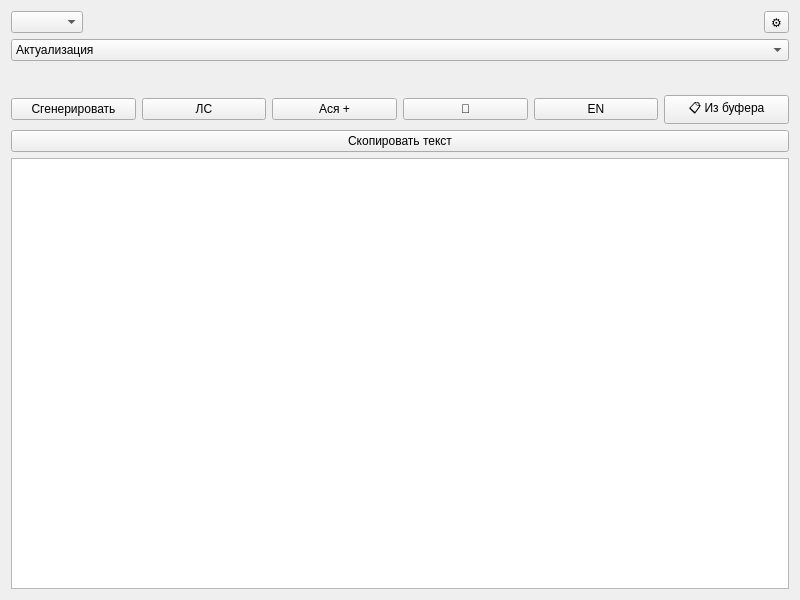
<?xml version="1.0" encoding="UTF-8"?>
<ui version="4.0">
 <class>MainWindow</class>
 <widget class="QMainWindow" name="MainWindow">
  <property name="geometry">
   <rect>
    <x>0</x>
    <y>0</y>
    <width>800</width>
    <height>600</height>
   </rect>
  </property>
  <property name="windowTitle">
   <string>Генератор шаблонов встреч</string>
  </property>
  <widget class="QWidget" name="centralwidget">
   <layout class="QVBoxLayout" name="mainLayout">
    <item>
     <layout class="QHBoxLayout" name="headerLayout">
      <item>
       <widget class="QComboBox" name="themeComboBox"/>
      </item>
      <item>
       <spacer name="headerSpacer">
        <property name="orientation">
         <enum>Qt::Horizontal</enum>
        </property>
        <property name="sizeHint" stdset="0">
         <size>
          <width>40</width>
          <height>20</height>
         </size>
        </property>
       </spacer>
      </item>
      <item>
       <widget class="QToolButton" name="settingsButton">
        <property name="text">
         <string>⚙</string>
        </property>
       </widget>
      </item>
     </layout>
    </item>
    <item>
     <widget class="QComboBox" name="typeComboBox">
      <item>
       <property name="text">
        <string>Актуализация</string>
       </property>
      </item>
      <item>
       <property name="text">
        <string>Обмен</string>
       </property>
      </item>
      <item>
       <property name="text">
        <string>Разовая встреча</string>
       </property>
      </item>
     </widget>
    </item>
    <item>
     <widget class="QWidget" name="fieldsWidget">
      <layout class="QVBoxLayout" name="fieldsLayout"/>
     </widget>
    </item>
    <item>
     <layout class="QHBoxLayout" name="actionLayout">
      <item>
       <widget class="QPushButton" name="generateButton">
        <property name="text">
         <string>Сгенерировать</string>
        </property>
       </widget>
      </item>
      <item>
       <widget class="QPushButton" name="asyaButton">
        <property name="text">
         <string>ЛС</string>
        </property>
        <property name="checkable">
         <bool>true</bool>
        </property>
       </widget>
      </item>
      <item>
       <widget class="QPushButton" name="asyaModeButton">
        <property name="text">
         <string>Ася +</string>
        </property>
        <property name="checkable">
         <bool>true</bool>
        </property>
       </widget>
      </item>
      <item>
       <widget class="QPushButton" name="musicButton">
        <property name="text">
         <string>🎵</string>
        </property>
       </widget>
      </item>
      <item>
       <widget class="QPushButton" name="translateButton">
        <property name="text">
         <string>EN</string>
        </property>
       </widget>
      </item>
      <item>
       <widget class="QPushButton" name="clipboardButton">
        <property name="text">
         <string>📋 Из буфера</string>
        </property>
       </widget>
      </item>
     </layout>
    </item>
    <item>
     <widget class="QPushButton" name="copyButton">
      <property name="text">
       <string>Скопировать текст</string>
      </property>
     </widget>
    </item>
    <item>
     <widget class="QTextEdit" name="outputText"/>
    </item>
   </layout>
  </widget>
  <widget class="QLabel" name="bgLabel">
   <property name="scaledContents">
    <bool>true</bool>
   </property>
  </widget>
 </widget>
 <layoutdefault spacing="6" margin="11"/>
 <resources/>
 <connections/>
</ui>
